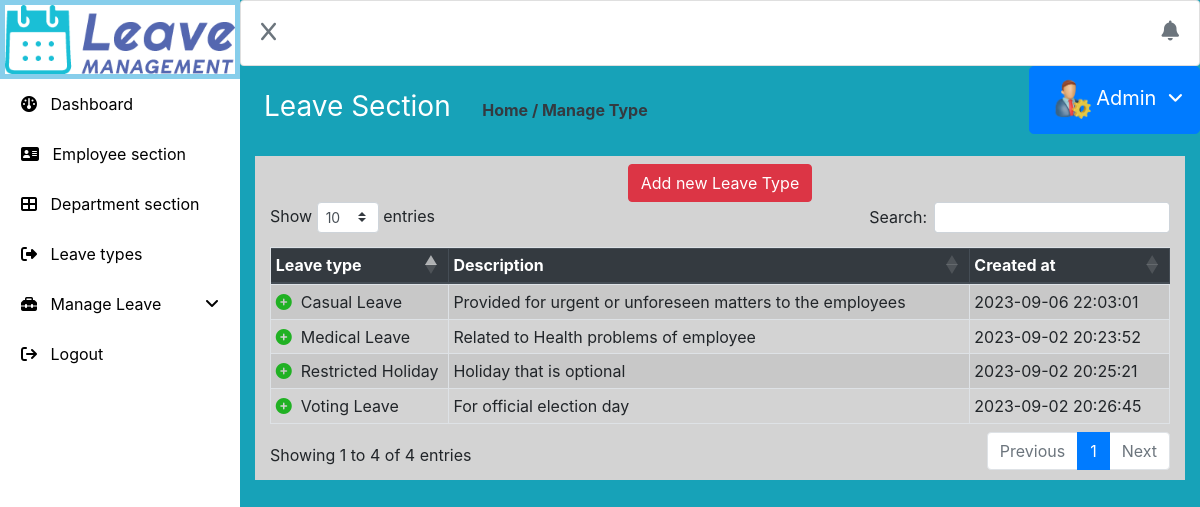
The page /index.php/admin/leave_section on the database its author committed.
### tables this page shows
CREATE TABLE `create_leave` (
  `lid` int(11) NOT NULL,
  `leave_type` varchar(100) NOT NULL,
  `description` varchar(150) NOT NULL,
  `created_at` timestamp NULL DEFAULT current_timestamp() ON UPDATE current_timestamp()
);

### application/controllers/Admin.php (called while the page is built, shortened)
<?php
class Admin extends CI_Controller
{
	public function __construct()
	{
		$this->load->model('admin_model');
	}
	public function leave_section()
	{
		$employees=$this->admin_model->get_leaves();
		$this->load->view("admin/leave_section",array("employees"=>$employees));
	}
}
?>

### index.php (called while the page is built, shortened)
<?php
require_once BASEPATH.'core/CodeIgniter.php';

### application/models/Admin_model.php (called while the page is built, shortened)
<?php
class Admin_model extends CI_Model
{
	public function get_leaves()
	{
		$this->db->order_by("lid","desc");
		return $this->db->get('create_leave')->result();
	}
}
?>

### application/views/admin/Leave_section.php (the view, shortened to what this page needs)
<!DOCTYPE html>
<html lang="en">
<head>
    <link rel="stylesheet" href="https://cdnjs.cloudflare.com/ajax/libs/twitter-bootstrap/4.5.2/css/bootstrap.css">
    <link rel="stylesheet" href="https://cdn.datatables.net/1.13.6/css/dataTables.bootstrap4.min.css">
	<link rel="stylesheet" href="https://cdn.jsdelivr.net/npm/bootstrap@4.6.2/dist/css/bootstrap.min.css">
  <link rel="stylesheet" href="https://cdnjs.cloudflare.com/ajax/libs/font-awesome/6.4.2/css/all.min.css">
  <link rel="stylesheet" href="https://cdnjs.cloudflare.com/ajax/libs/font-awesome/6.4.2/css/all.min.css" />
  <link rel="stylesheet" href="<?=base_url('assets/css/style.css')?>">
</head>
<body>
<div>
	<div style="width:80%;height:140vh;float:right;" class="bg-info show-hide">
	<?php
	include('topbar.php');
	?>
<?php
include('ad.php');
?>
<h3 class="font-weight-normal text-white p-4">Leave Section&nbsp;&nbsp;&nbsp;
		<span style="font-size:16px;" class="text-dark font-weight-bold">Home / Manage Type</span></h3>
	<div class="container-fluid">
		<div class="container py-2" style="background-color:lightgray;">
		  <center>
		     <a class="btn btn-danger" href="<?=base_url('admin/add_leave')?>">Add new Leave Type</a>
          </center>
		<div class="row">
			<div class="col-md-12">
			<table id="example" class="table table-striped table-sm table-bordered" style="width:100%">
        <thead class=thead-dark>
            <tr>
                <th>Leave type</th>
                <th>Description</th>
                <th>Created at</th>
            </tr>
        </thead>
        <tbody>
<?php
foreach($employees as $employee)
{
?>
            <tr>
                <td><span class="my-dpt"></span>&nbsp;&nbsp;<?=$employee->leave_type?></td>
            <td><?=$employee->description?><br>
		    </td>
                <td><?=$employee->created_at?></td>
            </tr>
<?php
}
?>
        </tbody>
    </table>
			</div>
		</div>
        </div>
    </div>
	</div>
	<div style="width:20%;position:fixed;" class="mylastclass">
	<?php
	include('leftbar.php');
	?>
    </div>
</div>
</body>
</html>

### rows shown on the page
create_leave: leave_type "Voting Leave", description "For official election day", created_at "2023-09-02 20:26:45"
create_leave: leave_type "Restricted Holiday", description "Holiday that is optional", created_at "2023-09-02 20:25:21"
create_leave: leave_type "Medical Leave", description "Related to Health problems of employee", created_at "2023-09-02 20:23:52"
create_leave: leave_type "Casual Leave", description "Provided for urgent or unforeseen matters to the employees", created_at "2023-09-06 22:03:01"
